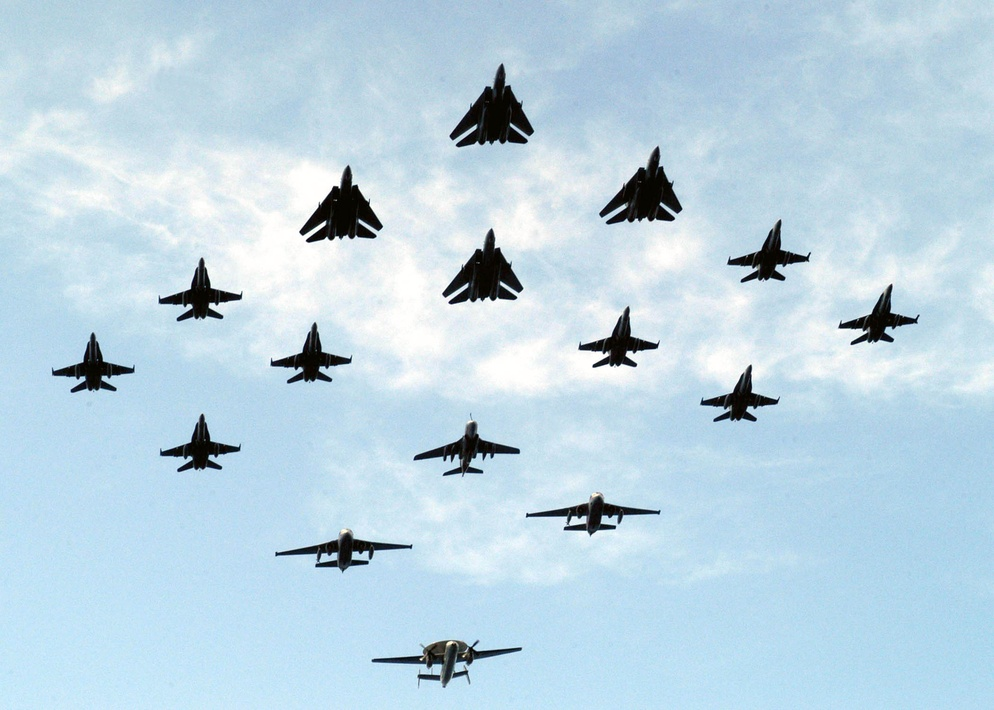
#> input picture KCK-zad3/samoloty/samolot00.jpg, 994 x 710 px, shrunk from 2100 x 1500 before the run; its folder holds only this picture in this run
$ python zadanie3.py
#> lines starting #> are read from the running program, lines starting #| are printed output that depends on the picture

from pylab import *
import skimage
from skimage import data, io, filters, exposure, feature
from skimage.filters import rank
from skimage.util.dtype import convert
from skimage import img_as_float, img_as_ubyte
from skimage.color import rgb2hsv, hsv2rgb, rgb2gray
from skimage.filters.edges import convolve
import matplotlib.pyplot as plt
import matplotlib.image as mpimg
import numpy as np
from scipy import ndimage as ndi
from numpy import array

from skimage.segmentation import watershed


def int2double_digit_int(x: int):
    if (x < 10):
        return '0' + str(x)
    else:
        return str(x)


# [7 lines of commented-out code are left out]


def immage_filter(image):
    img2 = filters.sobel(image)
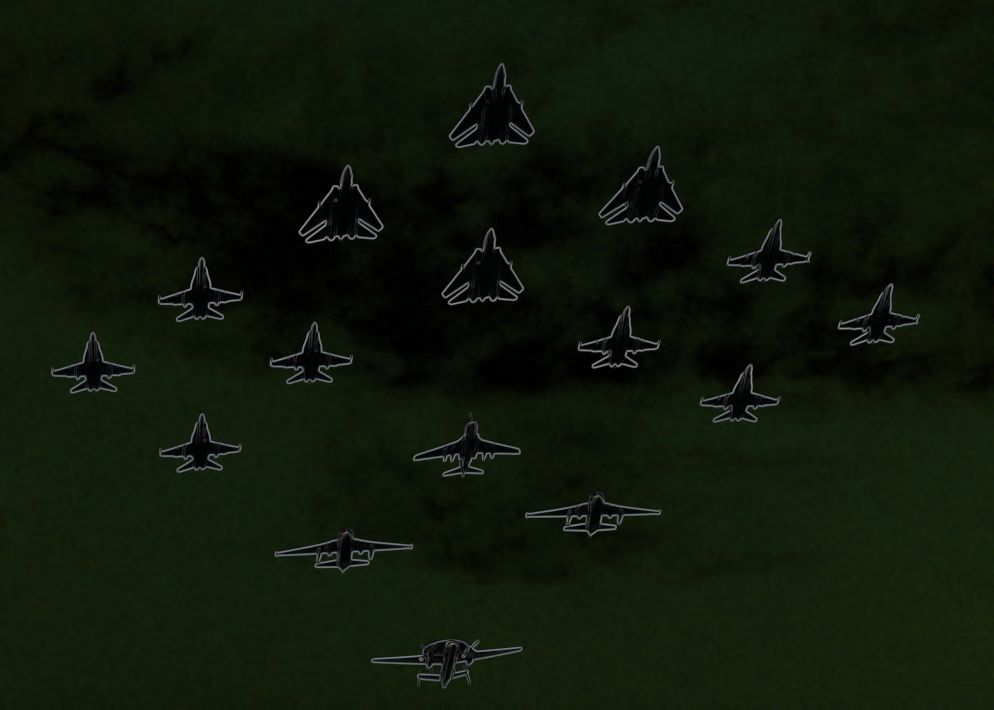
#> img2: shape (710, 994, 3) float64; mean R, G, B 0.064, 0.0953, 0.0414
    for i in range(0, img2.shape[0]):
        for j in range(0, img2.shape[1]):
            if (img2[i, j, 0] < 0.09 or img2[i, j, 1] < 0.11 or img2[i, j, 2] < 0.09):
                temp = [0, 0, 0]
                img2[i, j] = tuple(temp)
            if (img2[i, j, 1] - img2[i, j, 0] > 0.07):
                temp = [0, 0, 0]
                img2[i, j] = tuple(temp)
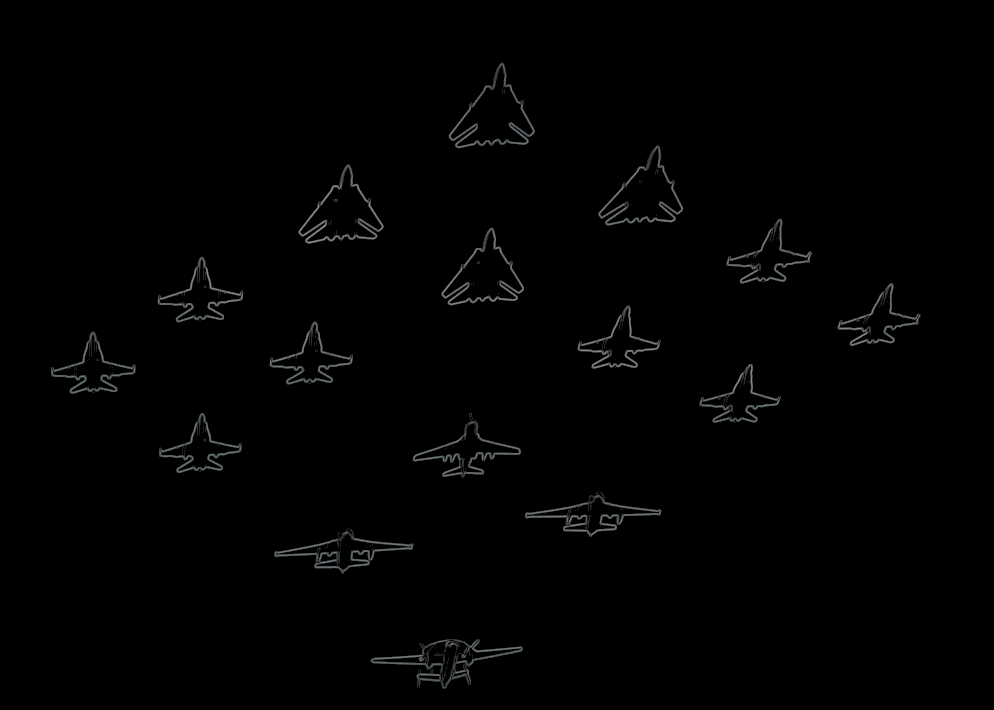
#> img2: shape (710, 994, 3) float64; mean R, G, B 0.00681, 0.00718, 0.00717
    return img2


# [13 lines of commented-out code are left out]


def immage_stretch_contrast(image):
    img2 = filters.sobel(image)
    MIN = 100 / 256
    MAX = 125 / 256

    norm = (image - MIN) / (MAX - MIN)
    norm[norm > 1] = 1
    norm[norm < 0] = 0
    return norm


def na_3():
    fig, axes = plt.subplots(1, 4, figsize=(20, 20))  # wykresy
    ax = axes.ravel()
    for i in range(0, 4):
        img = img_as_float(io.imread('samoloty/samolot{}.jpg'.format(int2double_digit_int(i))))
        img2 = img
        img2 = immage_filter(img2)
        skimage.io.imsave('na_3/samolot-{}-save.jpg'.format(int2double_digit_int(i)), img2)
            ##wyswietlanie
        ax[i].imshow(img2, cmap=plt.cm.gray)
        ax[i].axis('off')

    fig.tight_layout()
    plt.show()


# [6 lines of commented-out code are left out]

if __name__ == '__main__':
#> (the run stopped early here; a loop or call above may not have finished)
